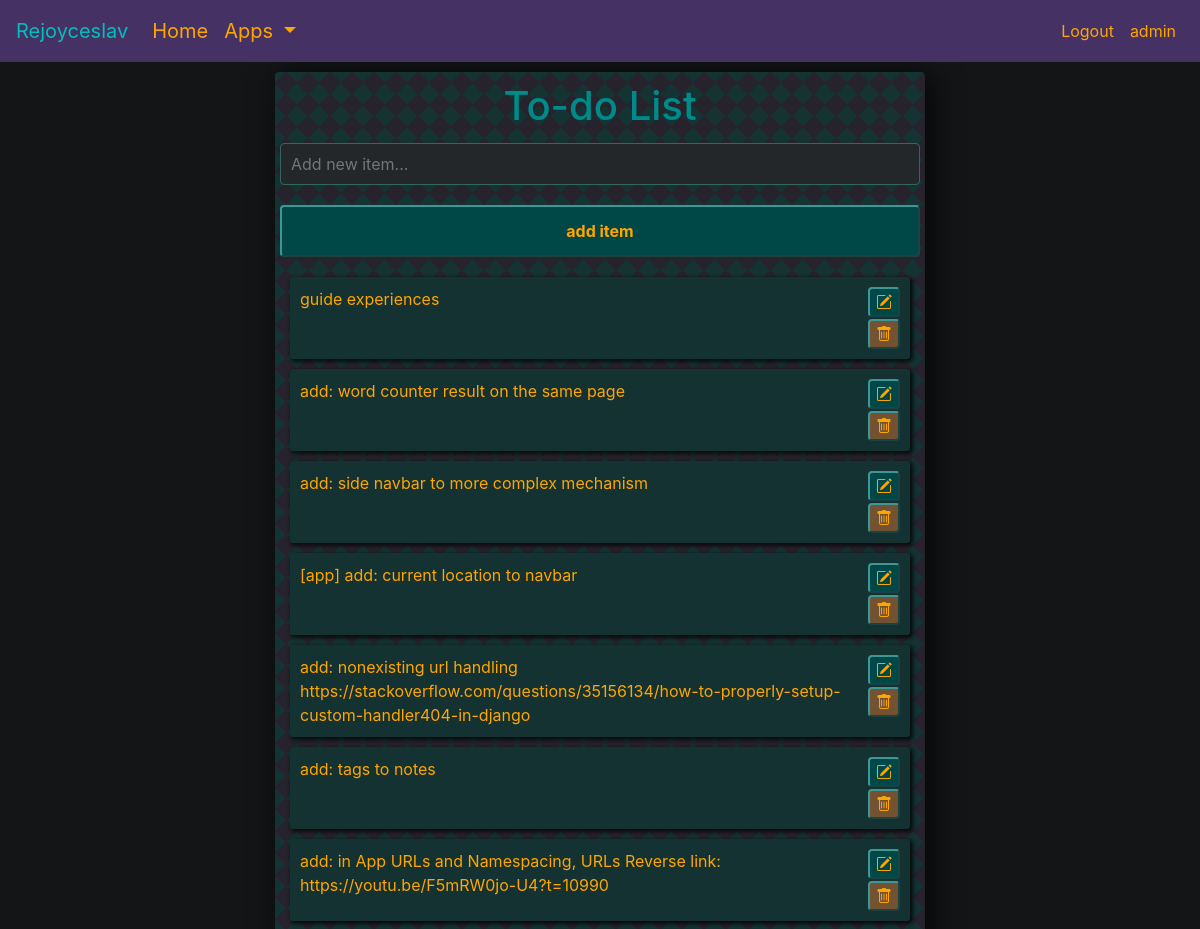
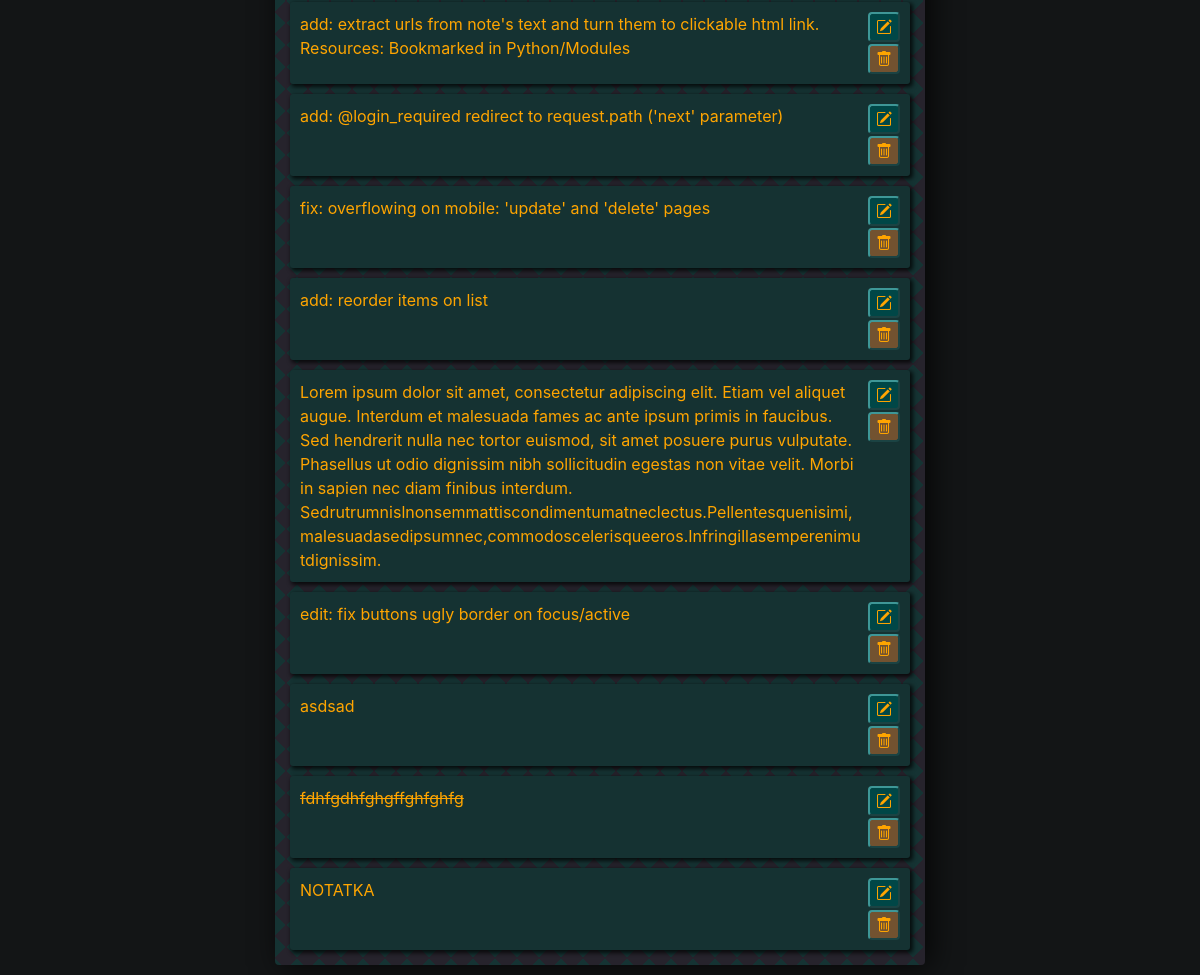
The page /todo/ (signed in) on the database its author committed (2 pictures, top to bottom).
### todo_list/models.py (models this page shows)
class ToDoList(models.Model):
    title = models.CharField(max_length=10000)
    complete = models.BooleanField(default=False)
    created = models.DateTimeField(auto_now_add=True)
    def __str__(self):
        return self.title  # title is now the name of item in admin

### todo_list/views.py (the view, shortened to what this page needs)
# urls.py: path('todo/', ToDoMain.as_view(), name='todo_main'),
class ToDoMain(LoginRequiredMixin, View):
    def get(self, request):  # get request comes here
        if not request.user.username == "admin":
            response = render(request, 'access_denied.html')
            return response
        items_in_list = ToDoList.objects.all()
        form = ToDoListForm()
        context = {
                    'items_in_list': items_in_list,
                    'form': form,
                   }
        return render(request, 'todo_main.html', context)

### todo_list/forms.py
class ToDoListForm(ModelForm):
    def __init__(self, *args, **kwargs):
        super().__init__(*args, **kwargs)
        self.fields['title'].widget.attrs.update({
            'class': 'input-dark',
            'placeholder': 'Add new item...',
            'autofocus': 'True',
        })
    class Meta:
        model = ToDoList
        fields = '__all__'

### todo_list/templates/todo_main.html (shortened to what this page needs)
{% extends 'base.html' %}
{% block content %}
<div class="container-fluid center-column" style="max-width: 650px">
    <h1>
        To-do List
    </h1>
    <div class="container-fluid">
        <div class="column-for-input">
        <form method="POST">
            {{form.title}}
            <input class="btn-info" type="submit" value="add item" name="Add Item">
        </form>
        </div>
    </div>
    {% for item in items_in_list %}
        <div class="item-row grid-for-item-row">
            <span style="flex: 1 1 auto">
                {% if item.complete == True %}
                <strike style="word-break: break-word;">{{item|linebreaksbr}}</strike>
                {% else %}
                <span style="word-break: break-word;">{{item|linebreaksbr}}</span>
                {% endif %}
            </span>
            <div class="grid-container-onecolumn">
                <form action="{% url 'todo_update' item.id %}">
                    <div class="tooltip-wrapper">
                        <button class="btn-info" id="inputUpdateButton"><i class="bi-pencil-square"></i></button>
                    </div>
                </form>
                <div class="separator-horizontal">
                </div>
                <form action="{% url 'todo_delete' item.id %}">
                    <div class="tooltip-wrapper">
                        <button class="btn-danger" id="inputDeleteButton"><i class="bi-trash"></i></button>
                    </div>
                </form>
            </div>
    </div>
    {% endfor %}
</div>
{% endblock %}

### templates/base.html (shortened to what this page needs)
<!DOCTYPE html>
{% load static %}
<link rel="stylesheet" href="https://stackpath.bootstrapcdn.com/bootstrap/4.3.1/css/bootstrap.min.css"
>
<link rel="stylesheet" href="https://cdn.jsdelivr.net/npm/bootstrap-icons@1.5.0/font/bootstrap-icons.css">
<link rel="stylesheet" href="{% static 'dark_green_orange_style.css' %}">
<link href="{% static 'js/jquery-ui-1.12.1/jquery-ui.min.css' %}" rel="stylesheet">
<link href="{% static 'js/jquery-ui-1.12.1/jquery-ui.structure.min.css' %}" rel="stylesheet">
<link href="{% static 'js/jquery-ui-1.12.1/jquery-ui.theme.min.css' %}" rel="stylesheet">
<link rel="stylesheet" href="https://cdn.jsdelivr.net/npm/@mdi/font@5.9.55/css/materialdesignicons.min.css">
<html lang="en">
<head>
</head>
<body>
<nav class="navbar navbar-expand-lg navbar-dark bg-dark">
  <span class="navbar-brand">Rejoyceslav</span>
  <div class="collapse navbar-collapse" id="navbarSupportedContent">
    <ul class="navbar-nav mr-auto">
      <li class="nav-item active">
        <a class="nav-link" href="{% url 'home' %}">Home <span class="sr-only">(current)</span></a>
      </li>
      <li class="nav-item dropdown">
        <a class="nav-link dropdown-toggle" href="#" id="navbarDropdown" role="button" data-toggle="dropdown" aria-haspopup="true" aria-expanded="false">
          Apps
        </a>
      </li>
    </ul>
    <ul class="navbar-nav">
      {% if user.is_authenticated %}
      <li class="nav-item">
        <a class="nav-link" href="{% url 'logout' %}" style="font-size: 16px">Logout</a>
      </li>
      <li class="nav-item">
        <a class="nav-link" href="{% url 'profile_main' %}" style="font-size: 16px">{{ request.user }}</a>
      </li>
      {% endif %}
    </ul>
  </div>
</nav>
<div class="container-fluid">
  {% block content %}
  {% endblock content %}
</div>
</body>
</html>

### static/dark_green_orange_style.css (style rules this page uses)
body { background-color: #131516; }
.navbar { min-width: 350px !important; }
.bg-dark { background-color: #453163 !important; }
.navbar-brand { color: #00bfbf !important; }
.nav-link { color: Orange !important; font-size: 20px; }
.container-fluid { margin: 0px; padding: 0px; }
.center-column { min-width: 350px; width: auto; margin: 10px auto; padding-top: 10px; padding-right: 5px; padding-bottom: 5px; padding-left: 5px; background-color: #1d1f21; border-radius: 4px; -webkit-box-shadow: none; -moz-box-shadow: none; box-shadow: 6px 2px 30px 0px rgba(0,0,0,0.75); background-color: #26232c; opacity: 1.0; background-image: linear-gradient(135deg, #153333 25%, transparent 25%), linear-gradient(225deg, #153333 25%, transparent 25%), linear-gradient(45deg, #153333 25%, transparent 25%), linear-gradient(315deg, #153333 25%, #26232c 25%); background-position: 22px 0, 22px 0, 0 0, 0 0; background-size: 22px 22px; background-repeat: repeat; }
span { color: Orange; word-break: break-word; }
h1, h2, h3, h4, h5 { color: #008b8b; text-align: center; word-break: break-word; }
a:link { text-decoration: none; color: #00bfbf; }
input[type=submit] { width: 100%; padding: 12px 20px; margin: 10px 0; }
.input-dark { width: 100%; padding: 8px 10px; margin: 5px 0px 10px 0px; background-color: #242729; color: orange; box-sizing: border-box; border: 1px solid #32675a; border-radius: 4px; resize: none; }
.btn-danger { background-color: #725230; border-radius: 4px; border-color: #3e9797; border-width: 2px; font-weight: bold; color: Orange !important; }
.btn-info { background-color: #004747; border-radius: 4px; border-color: #3e9797; border-width: 2px; font-weight: bold; color: Orange !important; }
.item-row { background-color: #153232; margin: 10px; padding: 10px; color: Orange; border-radius: 3px; font-size: 16px; box-shadow: 2px 2px 4px 1px rgba(0,0,0,0.75); }
.grid-for-item-row { display: flex; column-gap: 1%; row-gap: 1%; }
.grid-container-onecolumn { display: inline-block; }
.separator-horizontal { border-top: 2px solid transparent; }
.tooltip-wrapper { -webkit-transform: translateZ(0); -webkit-font-smoothing: antialiased; }

### rows shown on the page
ToDoList: title "guide experiences"
ToDoList: title "add: word counter result on the same page"
ToDoList: title "add: side navbar to more complex mechanism"
ToDoList: title "[app] add: current location to navbar"
ToDoList: title "add: nonexisting url handling https://stackoverflow.com/questions/35156134/how-to-properly-setup-custom-handler404-in-django"
ToDoList: title "add: tags to notes"
ToDoList: title "add: in App URLs and Namespacing, URLs Reverse link: https://youtu.be/F5mRW0jo-U4?t=10990"
ToDoList: title "add: extract urls from note's text and turn them to clickable html link. Resources: Bookmarked in Python/Modules"
ToDoList: title "add: @login_required redirect to request.path ('next' parameter)"
ToDoList: title "fix: overflowing on mobile: 'update' and 'delete' pages"
ToDoList: title "add: reorder items on list"
ToDoList: title "Lorem ipsum dolor sit amet, consectetur adipiscing elit. Etiam vel aliquet augue. Interdum et malesuada fames ac ante ipsum primis in faucibus. Sed hendrerit nulla nec tortor euismod, sit amet posuere purus vulputate. Phasellus ut odio dignissim nibh sollicitudin egestas non vitae velit. Morbi in sapien nec diam finibus interdum. Sedrutrumnislnonsemmattiscondimentumatneclectus.Pellentesquenisimi,malesuadasedipsumnec,commodoscelerisqueeros.Infringillasemperenimutdignissim."
ToDoList: title "edit: fix buttons ugly border on focus/active"
ToDoList: title "asdsad"
ToDoList: title "fdhfgdhfghgffghfghfg"
ToDoList: title "NOTATKA"

### other values the page prints
{{ request.user }} "admin"
